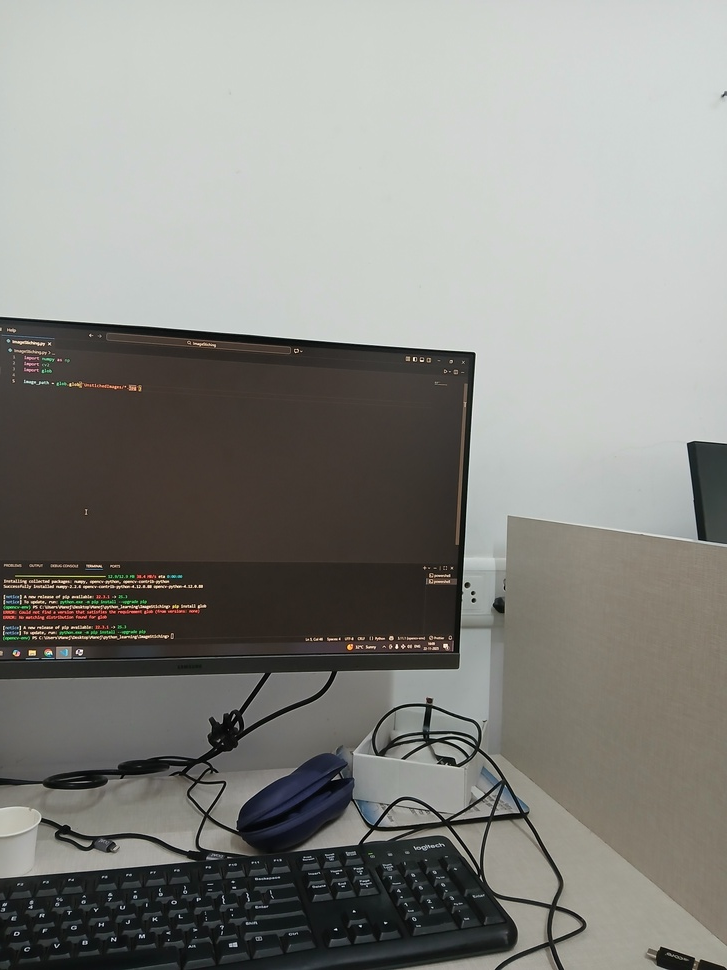
#> input picture data/sample/2.jpg, 727 x 970 px, shrunk from 3060 x 4080 before the run; its folder holds 3 pictures in this run
$ python ImageSticher.py
#> lines starting #> are read from the running program, lines starting #| are printed output that depends on the picture
import numpy as np
import cv2
import glob

# ------------------------------
# Load images
# ------------------------------
image_paths = glob.glob('data/sample/*.jpg')
images = []

for image in image_paths:
    img = cv2.imread(image)
#> img is the input picture: shape (970, 727, 3); mean B, G, R 129.7, 134.5, 134.6
    if img is not None:
        images.append(img)

# Stitch images
imageStitcher = cv2.Stitcher_create()
error, stitchedImg = imageStitcher.stitch(images)
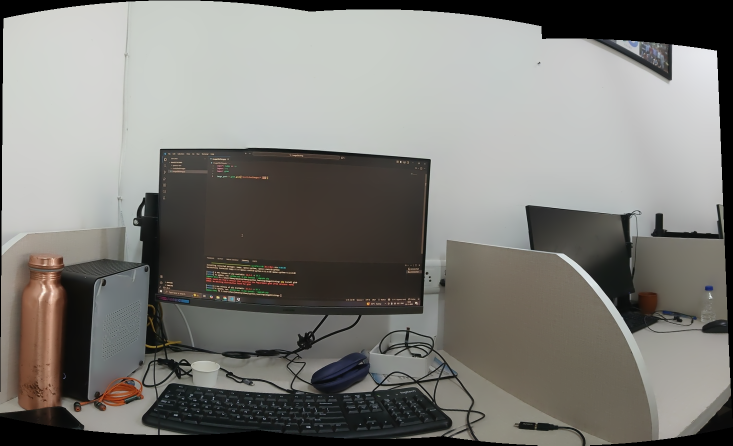
#> stitchedImg: shape (891, 1465, 3) (shown at 1/2 size); mean of channels 0, 1, 2 119.9, 124.6, 125.7; drawn as B, G, R
#> error = 0

if error != cv2.Stitcher_OK:
    print("Image could not be stitched!")
else:
    # stitchedImg = cv2.copyMakeBorder(stitchedImg, 100, 100, 100, 100, cv2.BORDER_CONSTANT, (0, 0, 0))
    cv2.imshow("Stitched Image", stitchedImg)
    cv2.waitKey(0)

    # [150 lines of commented-out code are left out]
